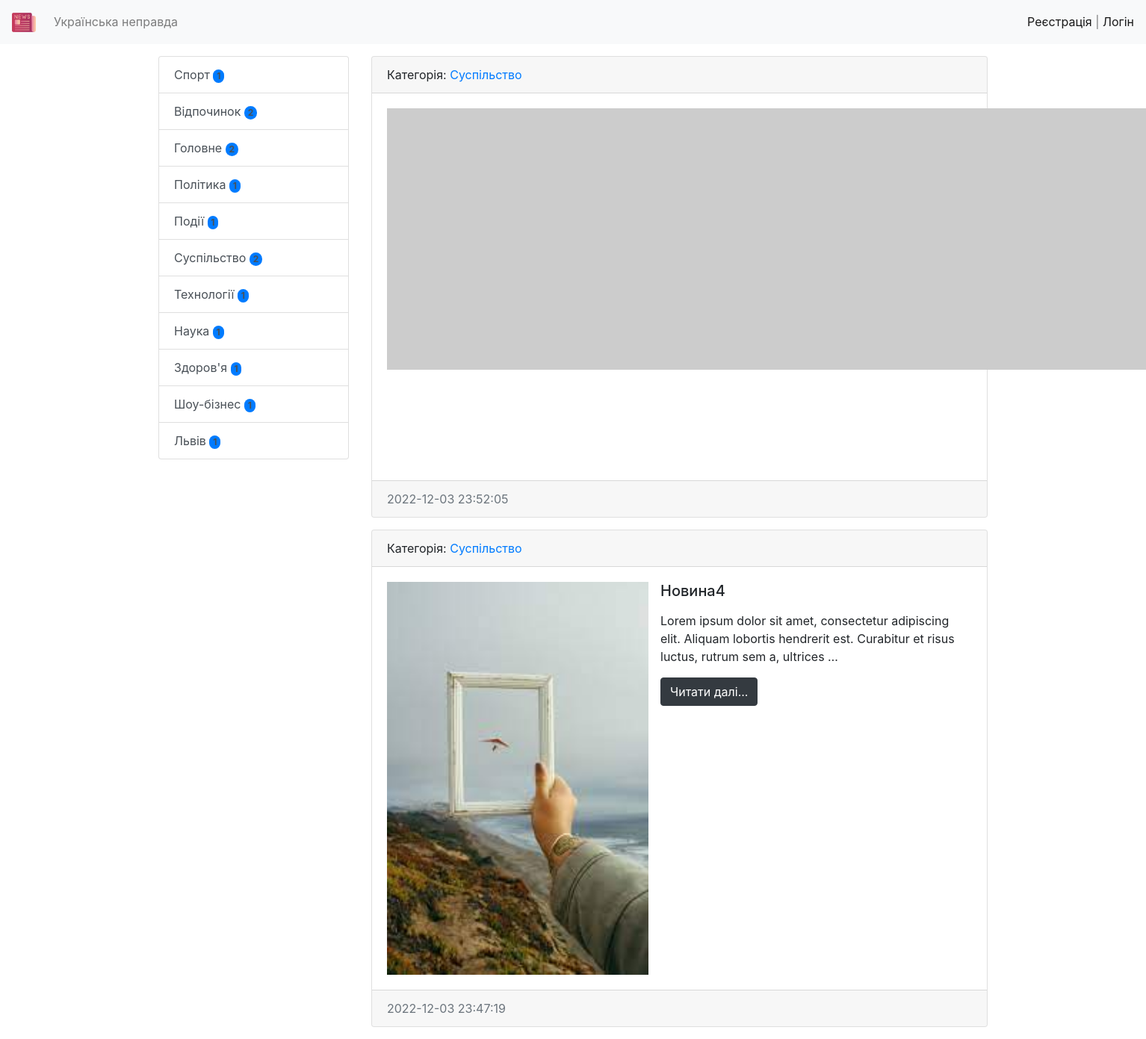
/category/12/, run on the app's committed database.
### news/models.py (models this page shows, shortened)
class Category(models.Model):
    title = models.CharField(max_length=150, db_index=True, verbose_name='Категорія')
    def get_absolute_url(self):
        return reverse('category', kwargs={'category_id': self.pk})
    def __str__(self):
        return self.title
    class Meta:
        verbose_name = 'Категорія'
        verbose_name_plural = 'Категорії'
        ordering = ['title']

class News(models.Model):
    title = models.CharField(max_length=150, verbose_name='Назва')
    content = models.TextField(blank=True, verbose_name='Вміст')
    created_at = models.DateTimeField(auto_now_add=True, verbose_name='Дата створення')
    updated_at = models.DateTimeField(auto_now=True, verbose_name='Дата оновлення')
    photo = models.ImageField(upload_to='photo/%Y/%m/%d', verbose_name='фото', blank=True)
    is_published = models.BooleanField(default=False, verbose_name='опубліковано')
    category = models.ForeignKey('Category', on_delete=models.PROTECT, null=True, verbose_name='категорія')
    views = models.IntegerField(default=0)
    def get_absolute_url(self):
        return reverse('view_news', kwargs={'pk': self.pk})
    class Meta:
        verbose_name = 'Новина'
        verbose_name_plural = 'Новини'
        ordering = ['-created_at']

### news/views.py (the view)
# urls.py: path('category/<int:category_id>/', CategoryNews.as_view(), name='category'),
class CategoryNews(ListView):
    model = News
    template_name = 'news_list'
    context_object_name = 'news'
    allow_empty = False
    paginate_by = 4
    def get_queryset(self):
        return News.objects.filter(category_id=self.kwargs['category_id'], is_published=True).select_related('category')

### news/templatetags/news_tags.py (called while the page is built)
@register.inclusion_tag('news/list_categories.html')
def show_categories():
    categories = Category.objects.annotate(cnt=Count('news', filter=F('news__is_published'))).filter(cnt__gt=0)
    return {'categories': categories}

### news/templates/news/news_list.html (shortened to what this page needs)
{% extends 'base.html' %}
{% block content %}
<div class="container mt-3">
    <div class="row">
        <div class="col-md-3">
            {% include 'inc/_sidebar.html' %}
        </div>
        <div class="col-md-9">
            {% for item in news %}
            <div class="card mb-3">
                <div class="card-header">
                    Категорія: <a href="{{ item.category.get_absolute_url }}">{{ item.category }}</a>
                </div>
                <div class="card-body">
                    <div class="media">
                        {% if item.photo %}
                        <img src="{{ item.photo.url }}" alt="" width="350" class="mr-3">
                        {% else %}
                        <img src="https://picsum.photos/id/1060/350/235/?blur=2" alt="" class="mr-3">
                        {% endif %}
                        <div class="media-body">
                            <h5 class="card-title">{{ item.title }}</h5>
                            <p class="card-text">{{ item.content|safe|linebreaks|truncatewords:20 }}</p>
                            <a href="{{ item.get_absolute_url }}" class="btn btn-dark">Читати далі...</a>
                        </div>
                    </div>
                </div>
                <div class="card-footer text-muted">
                    {{ item.created_at|date:"Y-m-d H:i:s" }}
                </div>
            </div>
            {% endfor %}
        </div>
    </div>
</div>
{% endblock %}

### news/templates/news/list_categories.html
<div class="list-group">
    {% for item in categories %}
    <a href="{{ item.get_absolute_url }}" class="list-group-item list-group-item-action">
        {{ item.title }}
        <span class="badge bg-primary rounded-pill">{{ item.cnt }}</span>
    </a>
    {% endfor %}
</div>

### data on the page
Category: title "Спорт", cnt "1"
Category: title "Відпочинок", cnt "2"
Category: title "Головне", cnt "2"
Category: title "Політика", cnt "1"
Category: title "Події", cnt "1"
Category: title "Суспільство", cnt "2"
Category: title "Технології", cnt "1"
Category: title "Наука", cnt "1"
Category: title "Здоров'я", cnt "1"
Category: title "Шоу-бізнес", cnt "1"
Category: title "Львів", cnt "1"
News: category "Суспільство", created_at "2022-12-03 23:52:05"
News: category "Суспільство", photo (picture), title "Новина4", content "Lorem ipsum dolor sit amet, consectetur adipiscing elit. Aliquam lobortis hendrerit est. Curabitur et risus luctus, rutrum sem a, ultrices …", created_at "2022-12-03 23:47:19"
